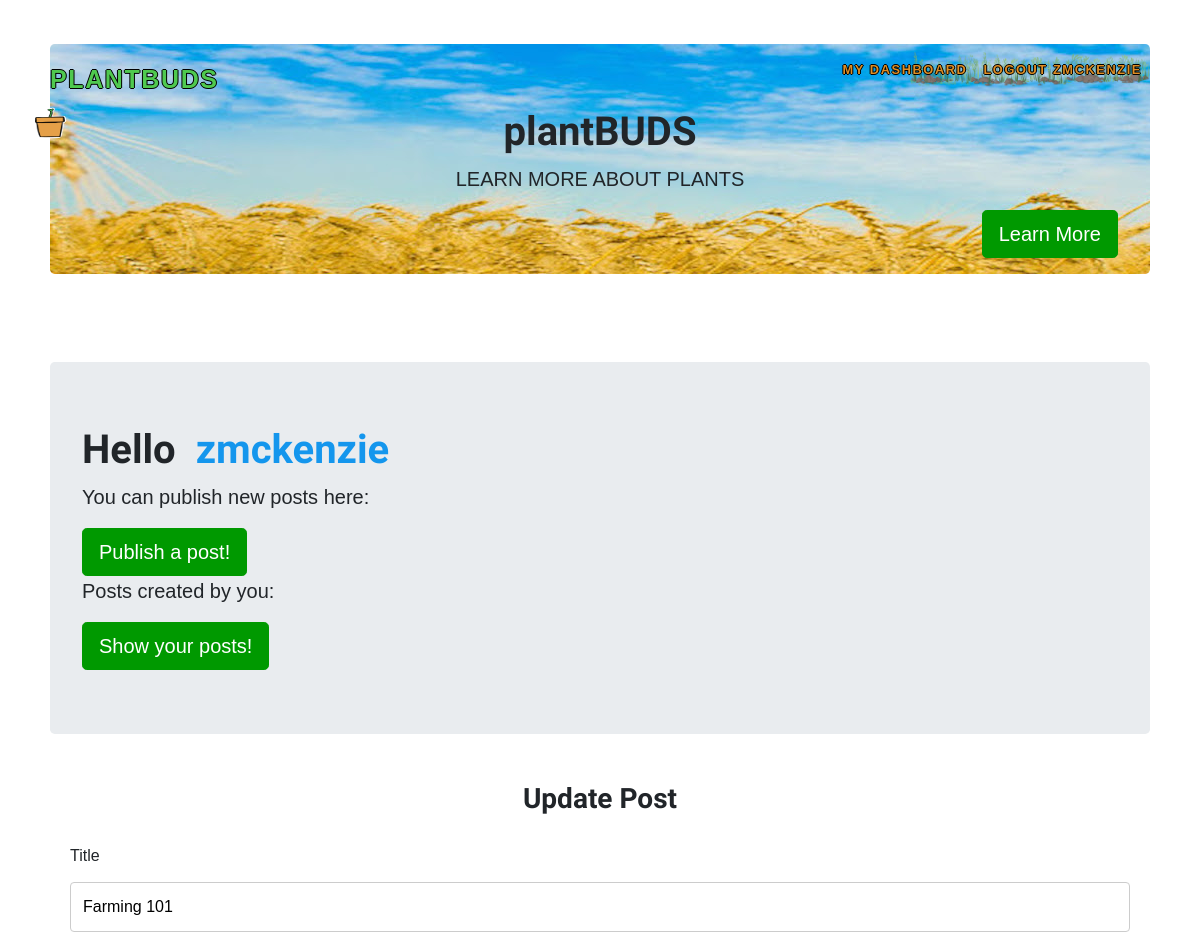
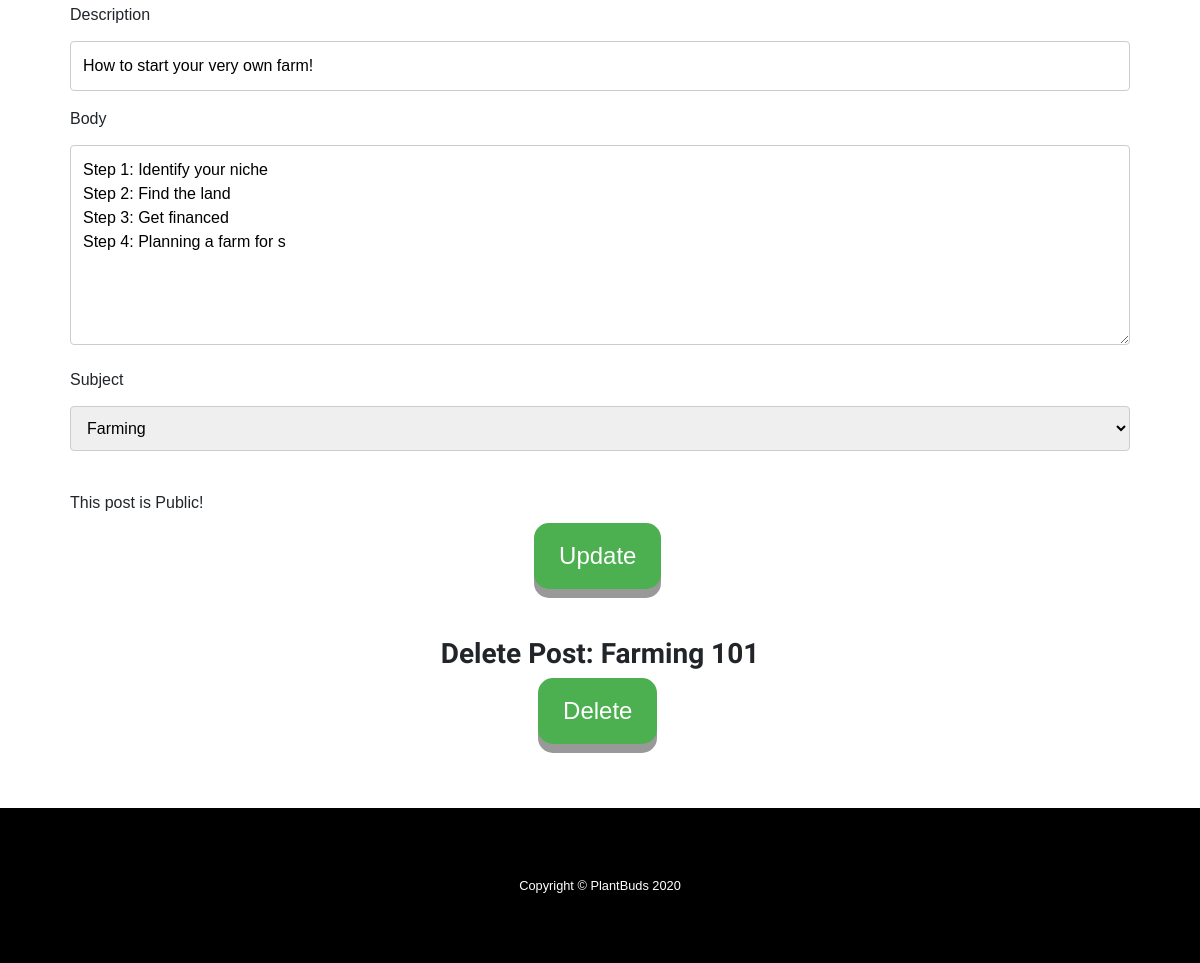
Page /post/6/edit (signed in) on the committed database (2 pictures, top to bottom).
### share/models.py (models this page shows, shortened)
class Publishing(models.Model):
    plantbuddy = models.ForeignKey(PlantBuddy, on_delete=models.CASCADE)
    title = models.CharField(max_length=50, null=False, blank=False, unique=False)
    description = models.TextField(max_length=100, null=False, blank=False, unique=False)
    subject = models.CharField(max_length=50, null=False, blank=False, unique=False)
    body = models.TextField(max_length=10000, unique=False)
    make_public = models.BooleanField(default=True)
    created = models.DateField(auto_now_add=True)
    updated = models.DateField(auto_now=True)     # everytime the obj is saved, new time is saved

### share/views.py (the view)
# urls.py: path('post/<int:plantbuddy_id>/edit', views.edit_post, name='edit_post'),
def edit_post(request, plantbuddy_id):
    if request.method == "GET":
        user = request.user
        if not user.is_authenticated:
            return redirect("share:login")
        plantbuddy = get_object_or_404(Publishing, pk=plantbuddy_id)
        if plantbuddy.plantbuddy.user.id == user.id:
            return render(request, "share/edit_post.html", {"plantbuddy":plantbuddy})
        else:
            return render(request, "share/index.html",
            {"error":"You are not the author of the post that you tried to edit."})

### share/templates/share/edit_post.html (shortened to what this page needs)
{% extends "share/dashboard.html" %}
{% block posts %}
<!DOCTYPE html>
<html>
<head>
</head>
<body>
  <br>
  <h3>Update Post</h3>
  <div class="container">
    <form action = "{% url 'share:update_post' plantbuddy.id %}" method="post">
      <label for="title">Title</label>
      <input type="text" id="title" name="title" value="{{plantbuddy.title}}">
      <label for="description">Description</label>
      <input type="text" id="description" name="description" value="{{plantbuddy.description}}">
      <label for="body">Body</label>
      <textarea id="body" name="body" style="height:200px">{{plantbuddy.body}}</textarea>
      <label for="subject">Subject</label>
      <select id="subject" name="subject">
        <option value="farming">Farming</option>
      </select>
      <label class="checkbox">
          {% if  plantbuddy.make_public %}
            <br>This post is Public!
          {% else %}
            <br>This post is Private! Do you want to make it public?
            <input type="checkbox"  id="make_public" name="make_public" />
          {% endif %}
      </label>
      <div class="field" style="text-align: center;">
        <div class="control">
          <button class="button is-success is-outlined is-fullwidth" type="submit" name="update" value="Update">Update</button>&nbsp;
        </div>
      </div>
    </form>
    <br><br>
    <h3 class="title is-5">Delete Post: {{ plantbuddy.title }}</h3>
    <form action="{% url 'share:delete_post' plantbuddy.id %}" method="post" style="text-align: center;">
         <button class="button is-danger is-outlined is-fullwidth" type="submit" name="delete" value="Delete">Delete</button>&nbsp;
         <br><br>
    </form>
  </div>
</body>
</html>
{% endblock %}

### share/templates/share/dashboard.html
{% extends "share/base.html" %}
{% block content %}
  <div class="container">
    <header class="jumbotron my-4">
      <h1 class="title is-2"> Hello &nbsp<span style="color:#1496ed">{{ user.username }}</span></h1>
      <p class="lead">You can publish new posts here:</p>
      <a href="{% url 'share:publish_post' %}" class="btn btn-primary btn-lg">Publish a post!</a>
      <p class="lead">Posts created by you:</p>
      <a href="{% url 'share:farmer_posts' %}" class="btn btn-primary btn-lg">Show your posts!</a>
    </header>
    <section>
      {% block posts %}
      {% endblock %}
    </section>
  </div>
{% endblock %}

### share/templates/share/base.html (shortened to what this page needs)
<!DOCTYPE html>
<html lang="en">
<head>
  {% load static %}
  <link rel="stylesheet" type="text/css" href="{% static 'share/startbootstrap/vendor/bootstrap/css/bootstrap.min.css' %}"/>
  <link rel="stylesheet" type="text/css" href="{% static 'share/startbootstrap/css/one-page-wonder.min.css' %}">
  <link rel="stylesheet" type="text/css" href="{% static 'share/startbootstrap/css/one-page-wonder.css' %}"/>
</head>
<body>
  <nav class="navbar navbar-expand-lg navbar-dark navbar-custom fixed-top" style="background-color: rgba(255,255,255,0);">
    <div class="container">
      <a class="navbar-brand" href="{% url 'share:index' %}"><div class="navText" style="font-size:25px;">plantBUDS</div></a>
      <div class="navbarContainer collapse navbar-collapse" id="navbarResponsive">
        <ul class="navbar-nav ml-auto">
          <li class="nav-item">
            <a class="nav-link" href="{% url 'share:dashboard' %}">My Dashboard</a>
          </li>
          <li class="nav-item">
            {% if request.path == "/login" or request.path == "/loguser" %}
            <a class="nav-link" href="{% url 'share:signup' %}">Sign Up</a>
          </li>
          <li class="nav-item">
            {% elif request.path == "/signup"  %}
            <a class="nav-link" href="{% url 'share:login' %}">Log In</a>
          </li>
          <li class="nav-item">
            {% else   %}
            <a class="nav-link" href="{% url 'share:logout' %}">Logout {{user.username}}</a>
          </li>
          {% endif %}
        </ul>
      </div>
    </div>
  </nav>
  <div class="container">
    <header class="jumbotron my-4" style="background-image: url('/static/share/images/unnamed.jpg'); background-repeat: no-repeat;">
      <h1 class="title is-2" style="text-align: center">plantBUDS</h1>
      <p class="lead" style="text-align: center">LEARN MORE ABOUT PLANTS</p>
      <a href="{% url 'share:info_page' %}" class="btn btn-primary btn-lg" style="float: right">Learn More</a>
    </header>
  </div>
  <section>
    {% block content%}
    {% endblock %}
  </section>
  <footer class="py-5 bg-black">
    <div class="container">
      <p class="m-0 text-center text-white small">Copyright &copy; PlantBuds 2020</p>
    </div>
  </footer>
</body>
</html>

### share/templates/share/edit_post.html (style rules this page uses)
body { font-family: Arial, Helvetica, sans-serif; }
* { box-sizing: border-box; }
h3 { text-align: center; }
input[type=text], select, textarea { width: 100%; padding: 12px; border: 1px solid #ccc; border-radius: 4px; box-sizing: border-box; margin-top: 6px; margin-bottom: 16px; resize: vertical; }
.container { border-radius: 5px; padding: 20px; }

### rows in the picture
Publishing: title "Farming 101", description "How to start your very own farm!", body "Step 1: Identify your niche Step 2: Find the land Step 3: Get financed Step 4: Planning a farm for s"

### other values in the picture
{{ user.username }} "ZMCKENZIE"
{{ user.username }} "zmckenzie"
